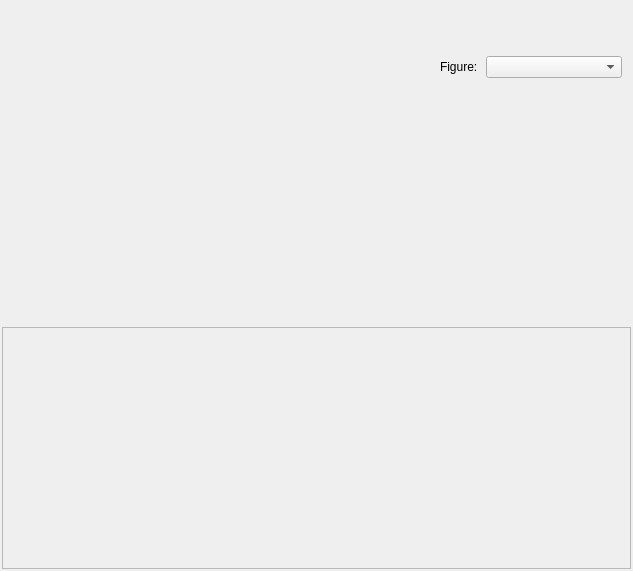
<?xml version="1.0" encoding="UTF-8"?>
<ui version="4.0">
 <class>BlenderTab</class>
 <widget class="QWidget" name="BlenderTab">
  <property name="geometry">
   <rect>
    <x>0</x>
    <y>0</y>
    <width>633</width>
    <height>571</height>
   </rect>
  </property>
  <property name="windowTitle">
   <string>Form</string>
  </property>
  <layout class="QGridLayout" name="gridLayout">
   <property name="margin">
    <number>2</number>
   </property>
   <property name="spacing">
    <number>1</number>
   </property>
   <item row="0" column="0">
    <widget class="AnimationView" name="blenderAnimationView" native="true">
     <property name="sizePolicy">
      <sizepolicy hsizetype="Expanding" vsizetype="Expanding">
       <horstretch>0</horstretch>
       <verstretch>0</verstretch>
      </sizepolicy>
     </property>
    </widget>
   </item>
   <item row="0" column="1" rowspan="2">
    <widget class="QWidget" name="blenderTools" native="true">
     <property name="sizePolicy">
      <sizepolicy hsizetype="Fixed" vsizetype="Preferred">
       <horstretch>0</horstretch>
       <verstretch>0</verstretch>
      </sizepolicy>
     </property>
     <property name="minimumSize">
      <size>
       <width>200</width>
       <height>0</height>
      </size>
     </property>
     <layout class="QVBoxLayout" name="verticalLayout">
      <property name="margin">
       <number>0</number>
      </property>
      <item>
       <widget class="QWidget" name="widget" native="true">
        <property name="sizePolicy">
         <sizepolicy hsizetype="Preferred" vsizetype="Fixed">
          <horstretch>0</horstretch>
          <verstretch>0</verstretch>
         </sizepolicy>
        </property>
        <property name="minimumSize">
         <size>
          <width>0</width>
          <height>130</height>
         </size>
        </property>
        <layout class="QGridLayout" name="gridLayout_2">
         <item row="0" column="1">
          <widget class="QComboBox" name="figureComboBox">
           <property name="minimumSize">
            <size>
             <width>100</width>
             <height>0</height>
            </size>
           </property>
          </widget>
         </item>
         <item row="0" column="0">
          <widget class="QLabel" name="label">
           <property name="sizePolicy">
            <sizepolicy hsizetype="Maximum" vsizetype="Minimum">
             <horstretch>0</horstretch>
             <verstretch>0</verstretch>
            </sizepolicy>
           </property>
           <property name="maximumSize">
            <size>
             <width>40</width>
             <height>16777215</height>
            </size>
           </property>
           <property name="text">
            <string>Figure: </string>
           </property>
          </widget>
         </item>
        </layout>
       </widget>
      </item>
      <item>
       <widget class="AnimationList" name="animsList" native="true"/>
      </item>
     </layout>
    </widget>
   </item>
   <item row="1" column="0">
    <widget class="Player" name="blenderPlayer" native="true">
     <property name="sizePolicy">
      <sizepolicy hsizetype="Preferred" vsizetype="Fixed">
       <horstretch>0</horstretch>
       <verstretch>0</verstretch>
      </sizepolicy>
     </property>
     <property name="minimumSize">
      <size>
       <width>0</width>
       <height>30</height>
      </size>
     </property>
    </widget>
   </item>
   <item row="2" column="0" colspan="2">
    <widget class="BlenderTimeline" name="blenderTimeline">
     <property name="sizePolicy">
      <sizepolicy hsizetype="Preferred" vsizetype="Fixed">
       <horstretch>0</horstretch>
       <verstretch>0</verstretch>
      </sizepolicy>
     </property>
     <property name="minimumSize">
      <size>
       <width>0</width>
       <height>242</height>
      </size>
     </property>
     <property name="frameShape">
      <enum>QFrame::StyledPanel</enum>
     </property>
     <property name="frameShadow">
      <enum>QFrame::Raised</enum>
     </property>
    </widget>
   </item>
  </layout>
 </widget>
 <customwidgets>
  <customwidget>
   <class>AnimationView</class>
   <extends>QWidget</extends>
   <header>animationview.h</header>
   <container>1</container>
  </customwidget>
  <customwidget>
   <class>BlenderTimeline</class>
   <extends>QFrame</extends>
   <header>BlenderTimeline.h</header>
   <container>1</container>
  </customwidget>
  <customwidget>
   <class>AnimationList</class>
   <extends>QWidget</extends>
   <header>AnimationList.h</header>
   <container>1</container>
  </customwidget>
  <customwidget>
   <class>Player</class>
   <extends>QWidget</extends>
   <header>Player.h</header>
   <container>1</container>
  </customwidget>
 </customwidgets>
 <resources/>
 <connections/>
</ui>
